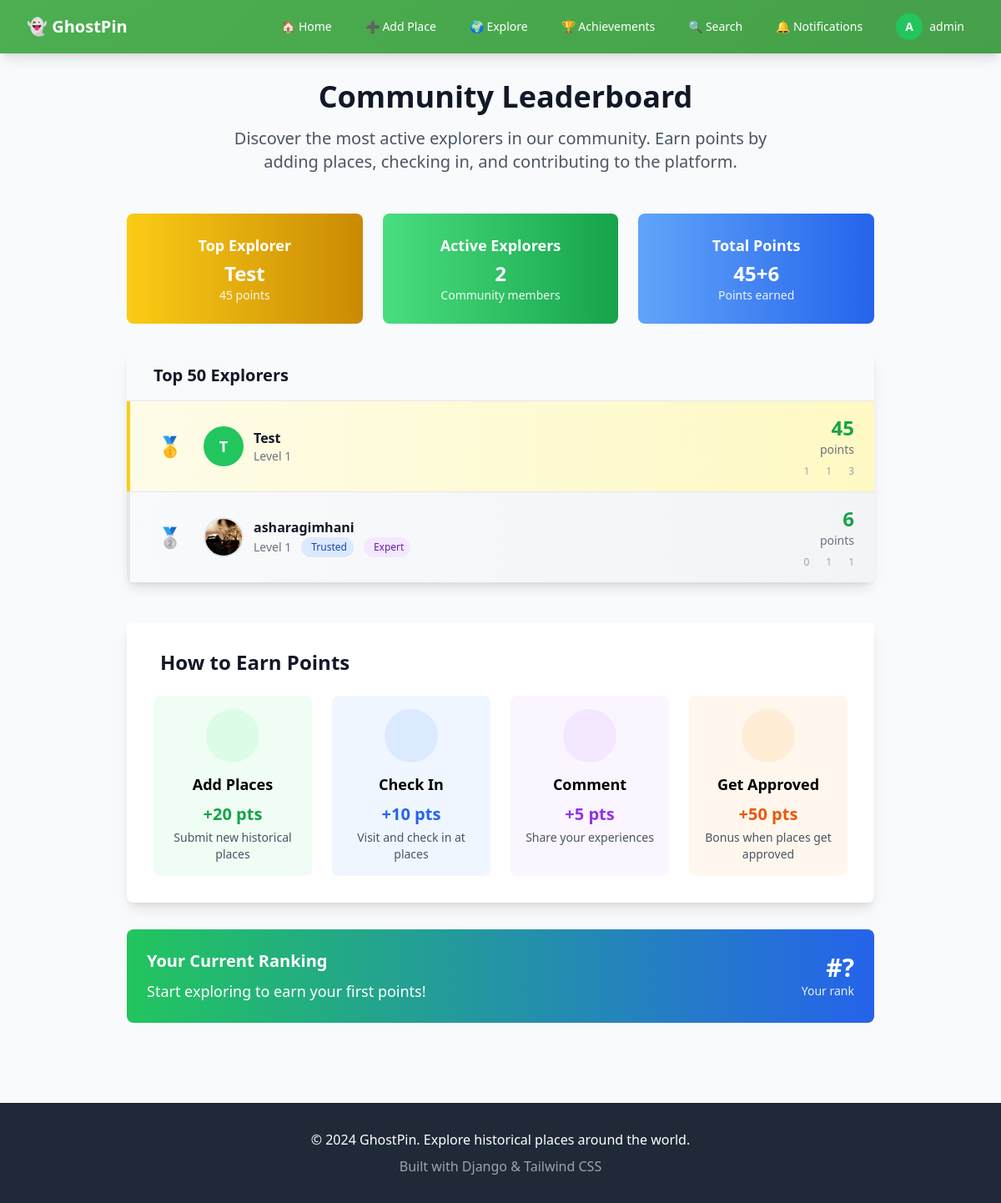
Page /leaderboard/ (signed in) on the committed database.
### places/models.py (models this page shows, shortened)
class UserProfile(models.Model):
    user = models.OneToOneField(User, on_delete=models.CASCADE)
    avatar = models.ImageField(upload_to='avatars/', null=True, blank=True)
    bio = models.TextField(blank=True)
    is_trusted = models.BooleanField(default=False)
    is_local_expert = models.BooleanField(default=False)
    expert_areas = models.ManyToManyField('ExpertArea', blank=True)
    points = models.IntegerField(default=0)
    level = models.IntegerField(default=1)
    created_at = models.DateTimeField(auto_now_add=True)

### places/views.py (the view)
# urls.py: path('leaderboard/', views.leaderboard, name='leaderboard'),
def leaderboard(request):
    top_users = (
        UserProfile.objects.select_related('user')
        .annotate(approved_places=Count('user__place', filter=Q(user__place__status='approved')))
        .order_by('-points')[:50]
    )
    user_rank = None
    if request.user.is_authenticated and hasattr(request.user, 'userprofile'):
        higher_ranked = UserProfile.objects.filter(points__gt=request.user.userprofile.points).count()
        user_rank = higher_ranked + 1  # Rank is 1 + number of users above
    return render(request, 'leaderboard.html', {
        'top_users': top_users,
        'user_rank': user_rank,
    })

### templates/leaderboard.html (shortened to what this page needs)
{% extends 'base.html' %}
{% block content %}
<div class="max-w-4xl mx-auto">
    <div class="text-center mb-12">
        <h1 class="text-4xl font-bold text-gray-900 mb-4">
            Community Leaderboard
        </h1>
        <p class="text-xl text-gray-600 max-w-2xl mx-auto">
            Discover the most active explorers in our community. Earn points by adding places, checking in, and contributing to the platform.
        </p>
    </div>
    <div class="grid grid-cols-1 md:grid-cols-3 gap-6 mb-8">
        <div class="bg-gradient-to-r from-yellow-400 to-yellow-600 rounded-lg p-6 text-white text-center">
            <h3 class="text-lg font-semibold mb-1">Top Explorer</h3>
            {% if top_users %}
                <p class="text-2xl font-bold">{{ top_users.0.user.username }}</p>
                <p class="text-sm opacity-90">{{ top_users.0.points }} points</p>
            {% else %}
                <p class="text-lg">No data yet</p>
            {% endif %}
        </div>
        <div class="bg-gradient-to-r from-green-400 to-green-600 rounded-lg p-6 text-white text-center">
            <h3 class="text-lg font-semibold mb-1">Active Explorers</h3>
            <p class="text-2xl font-bold">{{ top_users.count }}</p>
            <p class="text-sm opacity-90">Community members</p>
        </div>
        <div class="bg-gradient-to-r from-blue-400 to-blue-600 rounded-lg p-6 text-white text-center">
            <h3 class="text-lg font-semibold mb-1">Total Points</h3>
            <p class="text-2xl font-bold">
                {% for user in top_users %}{{ user.points|add:0 }}{% if not forloop.last %}+{% endif %}{% endfor %}
            </p>
            <p class="text-sm opacity-90">Points earned</p>
        </div>
    </div>
    <div class="bg-white rounded-lg shadow-lg overflow-hidden">
        <div class="px-6 py-4 bg-gray-50 border-b border-gray-200">
            <h2 class="text-xl font-bold text-gray-900">
                Top 50 Explorers
            </h2>
        </div>
        {% if top_users %}
            <div class="divide-y divide-gray-200">
                {% for profile in top_users %}
                    <div class="px-6 py-4 hover:bg-gray-50 transition-colors
                        {% if forloop.counter <= 3 %}bg-gradient-to-r
                            {% if forloop.counter == 1 %}from-yellow-50 to-yellow-100 border-l-4 border-yellow-400
                            {% elif forloop.counter == 2 %}from-gray-50 to-gray-100 border-l-4 border-gray-400
                            {% elif forloop.counter == 3 %}from-orange-50 to-orange-100 border-l-4 border-orange-400
                            {% endif %}
                        {% endif %}">
                        <div class="flex items-center justify-between">
                            <div class="flex items-center space-x-4">
                                <div class="flex-shrink-0 w-12 text-center">
                                    {% if forloop.counter <= 3 %}
                                        <div class="text-2xl">
                                            {% if forloop.counter == 1 %}🥇
                                            {% elif forloop.counter == 2 %}🥈
                                            {% elif forloop.counter == 3 %}🥉
                                            {% endif %}
                                        </div>
                                    {% else %}
                                        <span class="text-lg font-bold text-gray-600">#{{ forloop.counter }}</span>
                                    {% endif %}
                                </div>
                                <div class="flex items-center space-x-3">
                                    {% if profile.avatar %}
                                        <img src="{{ profile.avatar.url }}" alt="{{ profile.user.username }}"
                                             class="w-12 h-12 rounded-full object-cover border-2 border-gray-200">
                                    {% else %}
                                        <div class="w-12 h-12 rounded-full bg-green-500 flex items-center justify-center text-white font-bold text-lg">
                                            {{ profile.user.username|first|upper }}
                                        </div>
                                    {% endif %}
                                    <div>
                                        <h3 class="font-semibold text-gray-900">
                                            <a href="{% url 'profile' profile.user.username %}"
                                               class="hover:text-green-600 transition-colors">
                                                {{ profile.user.username }}
                                            </a>
                                        </h3>
                                        <div class="flex items-center space-x-3 text-sm text-gray-500">
                                            <span>Level {{ profile.level }}</span>
                                            {% if profile.is_trusted %}
                                                <span class="bg-blue-100 text-blue-800 px-2 py-1 rounded-full text-xs">
                                                     Trusted
                                                </span>
                                            {% endif %}
                                            {% if profile.is_local_expert %}
                                                <span class="bg-purple-100 text-purple-800 px-2 py-1 rounded-full text-xs">
                                                     Expert
                                                </span>
                                            {% endif %}
                                        </div>
                                    </div>
                                </div>
                            </div>
                            <div class="text-right">
                                <div class="text-2xl font-bold text-green-600">{{ profile.points }}</div>
                                <div class="text-sm text-gray-500">points</div>
                                <div class="flex items-center space-x-4 mt-2 text-xs text-gray-400">
                                    <span title="Places added">
                                        {{ profile.approved_places }}
                                    </span>
                                    <span title="Check-ins">
                                        {{ profile.user.checkin_set.count }}
                                    </span>
                                    <span title="Comments">
                                        {{ profile.user.comment_set.count }}
                                    </span>
                                </div>
                            </div>
                        </div>
                    </div>
                {% endfor %}
            </div>
        {% endif %}
    </div>
    <div class="mt-12 bg-white rounded-lg shadow-lg p-8">
        <h2 class="text-2xl font-bold text-gray-900 mb-6">
            How to Earn Points
        </h2>
        <div class="grid grid-cols-1 md:grid-cols-2 lg:grid-cols-4 gap-6">
            <div class="text-center p-4 bg-green-50 rounded-lg">
                <div class="w-16 h-16 bg-green-100 rounded-full flex items-center justify-center mx-auto mb-3">
                </div>
                <h3 class="font-semibold text-lg mb-2">Add Places</h3>
                <p class="text-green-600 font-bold text-xl mb-1">+20 pts</p>
                <p class="text-gray-600 text-sm">Submit new historical places</p>
            </div>
            <div class="text-center p-4 bg-blue-50 rounded-lg">
                <div class="w-16 h-16 bg-blue-100 rounded-full flex items-center justify-center mx-auto mb-3">
                </div>
                <h3 class="font-semibold text-lg mb-2">Check In</h3>
                <p class="text-blue-600 font-bold text-xl mb-1">+10 pts</p>
                <p class="text-gray-600 text-sm">Visit and check in at places</p>
            </div>
            <div class="text-center p-4 bg-purple-50 rounded-lg">
                <div class="w-16 h-16 bg-purple-100 rounded-full flex items-center justify-center mx-auto mb-3">
                </div>
                <h3 class="font-semibold text-lg mb-2">Comment</h3>
                <p class="text-purple-600 font-bold text-xl mb-1">+5 pts</p>
                <p class="text-gray-600 text-sm">Share your experiences</p>
            </div>
            <div class="text-center p-4 bg-orange-50 rounded-lg">
                <div class="w-16 h-16 bg-orange-100 rounded-full flex items-center justify-center mx-auto mb-3">
                </div>
                <h3 class="font-semibold text-lg mb-2">Get Approved</h3>
                <p class="text-orange-600 font-bold text-xl mb-1">+50 pts</p>
                <p class="text-gray-600 text-sm">Bonus when places get approved</p>
            </div>
        </div>
    </div>
    {% if user.is_authenticated %}
        <div class="mt-8 bg-gradient-to-r from-green-500 to-blue-600 rounded-lg p-6 text-white">
            <div class="flex items-center justify-between">
                <div>
                    <h3 class="text-xl font-bold mb-2">Your Current Ranking</h3>
                    {% if user.userprofile %}
                        <p class="text-lg">
                            <span class="font-semibold">{{ user.userprofile.points }} points</span> •
                            <span>Level {{ user.userprofile.level }}</span>
                        </p>
                    {% else %}
                        <p class="text-lg">Start exploring to earn your first points!</p>
                    {% endif %}
                </div>
                <div class="text-right">
                    <div class="text-3xl font-bold">
                        {% if user_rank %}
                            #{{ user_rank }}
                        {% else %}
                            #?
                        {% endif %}
                    </div>
                    <div class="text-sm opacity-90">Your rank</div>
                </div>
            </div>
        </div>
    {% endif %}
</div>
{% endblock %}

### templates/base.html (shortened to what this page needs)
<!DOCTYPE html>
<html lang="en">
<head>
    <script src="https://cdn.tailwindcss.com"></script>
    <link rel="stylesheet" href="https://unpkg.com/leaflet@1.9.4/dist/leaflet.css" />
</head>
<body class="bg-gray-50 min-h-screen">
    <nav class="gradient-bg shadow-lg sticky top-0 z-50">
        <div class="max-w-7xl mx-auto px-4 sm:px-6 lg:px-8">
            <div class="flex justify-between items-center h-16">
                <div class="flex items-center">
                    <a href="{% url 'home' %}" class="text-white text-xl font-bold">
                        👻 GhostPin
                    </a>
                </div>
                <div class="hidden md:block">
                    <div class="ml-10 flex items-baseline space-x-4">
                        <a href="{% url 'home' %}" class="text-white hover:bg-green-600 px-3 py-2 rounded-md text-sm font-medium transition-colors">
                            🏠 Home
                        </a>
                        {% if user.is_authenticated %}
                            <a href="{% url 'add_place' %}" class="text-white hover:bg-green-600 px-3 py-2 rounded-md text-sm font-medium transition-colors">
                                ➕ Add Place
                            </a>
                            {% if user.is_staff %}
                                <div class="relative group">
                                    <button class="text-white hover:bg-green-600 px-3 py-2 rounded-md text-sm font-medium focus:outline-none">
                                        🌍 Explore
                                    </button>
                                </div>
                                <div class="relative group">
                                    <button class="text-white hover:bg-green-600 px-3 py-2 rounded-md text-sm font-medium focus:outline-none">
                                        🏆 Achievements
                                    </button>
                                </div>
                                <div class="relative group">
                                    <button class="text-white hover:bg-green-600 px-3 py-2 rounded-md text-sm font-medium focus:outline-none">
                                        🔍 Search
                                    </button>
                                </div>
                                <a href="{% url 'notifications' %}" class="text-white hover:bg-green-600 px-3 py-2 rounded-md text-sm font-medium transition-colors">
                                     🔔 Notifications
                                </a>
                                <div class="relative group">
                                    <button class="flex items-center space-x-2 text-white hover:bg-green-600 px-3 py-2 rounded-md text-sm font-medium focus:outline-none">
                                        {% if user.profile.avatar %}
                                            <img src="{{ user.profile.avatar.url }}" alt="{{ user.username }}" class="w-8 h-8 rounded-full object-cover border-2 border-white" title="{{ user.username }}">
                                        {% else %}
                                            <div class="w-8 h-8 rounded-full bg-green-500 flex items-center justify-center text-white font-bold">
                                                {{ user.username|first|upper }}
                                            </div>
                                        {% endif %}
                                        <span class="hidden sm:inline">{{ user.username }}</span>
                                    </button>
                                </div>
                                {% endif %}
                        {% else %}
                            <a href="{% url 'login' %}" class="text-white hover:bg-green-600 px-3 py-2 rounded-md text-sm font-medium transition-colors">
                                🔑 Login
                            </a>
                        {% endif %}
                    </div>
                </div>
            </div>
        </div>
    </nav>
    <main class="max-w-7xl mx-auto px-4 sm:px-6 lg:px-8 py-8">
        {% block content %}
        {% endblock %}
    </main>
    <footer class="bg-gray-800 text-white mt-16">
        <div class="max-w-7xl mx-auto px-4 sm:px-6 lg:px-8 py-8">
            <div class="text-center">
                <p>&copy; 2024 GhostPin. Explore historical places around the world.</p>
                <p class="mt-2 text-gray-400">Built with Django & Tailwind CSS</p>
            </div>
        </div>
    </footer>
</body>
</html>

### templates/base.html (style rules this page uses)
.gradient-bg { background: linear-gradient(135deg, #4CAF50 0%, #45a049 100%); }

### rows in the picture
UserProfile: user.username "Test", points "45", points|add "45", user.username|first "T", level "1", approved_places "1", user.checkin_set.count "1", user.comment_set.count "3"
UserProfile: points|add "6", avatar (picture), user.username "asharagimhani", level "1", is_trusted "Trusted", is_local_expert "Expert", points "6", approved_places "0", user.checkin_set.count "1", user.comment_set.count "1"

### other values in the picture
{{ user.username|first|upper }} "A"
{{ user.username }} "admin"
{{ top_users.count }} "2"
